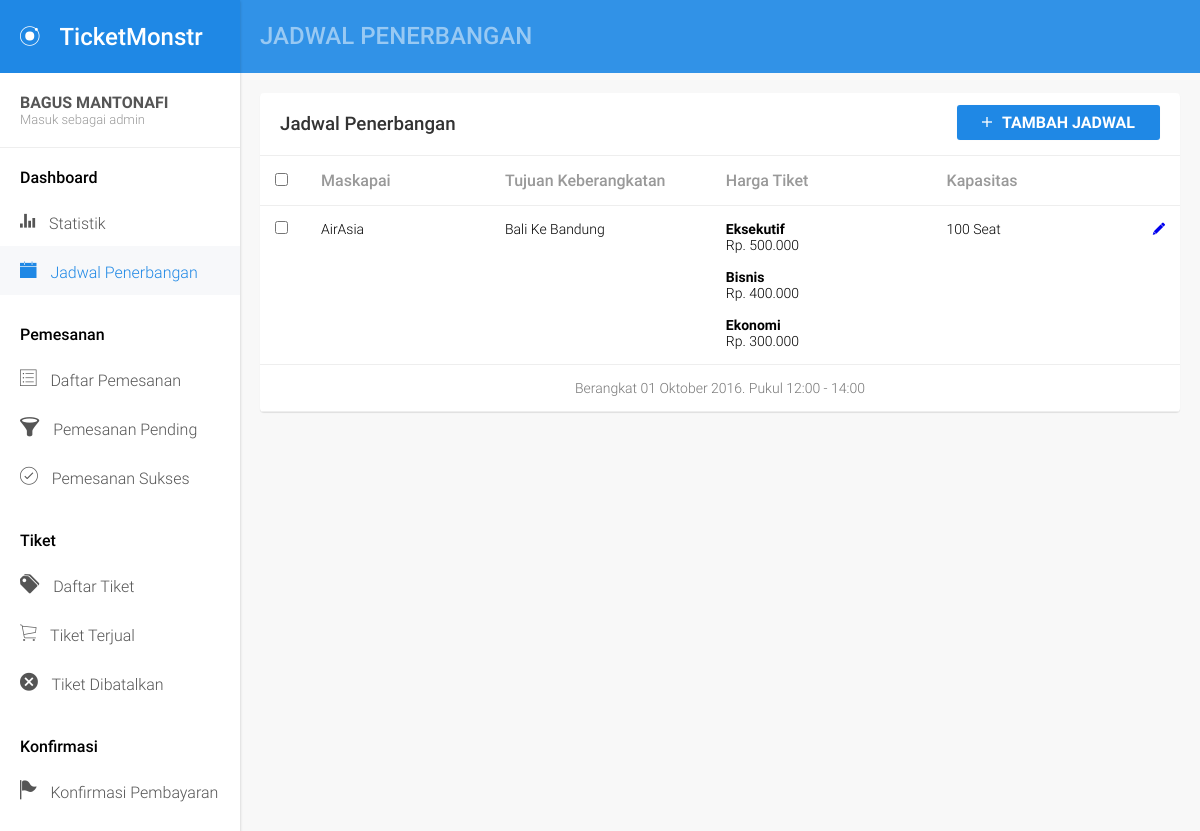
Page /admin/index.php?page=jadwal-penerbangan on the committed database.
### tables this page shows
CREATE TABLE `tbpesawat` (
  `KodePesawat` int(11) NOT NULL AUTO_INCREMENT,
  `TipePesawat` varchar(30) DEFAULT NULL,
  `HargaEksekutif` decimal(10,0) NOT NULL,
  `HargaBisnis` decimal(10,0) NOT NULL,
  `HargaEkonomi` decimal(10,0) NOT NULL,
  `Kapasitas` int(3) DEFAULT NULL,
  `RutePesawat` varchar(255) DEFAULT NULL,
  `PotonganBatal` double(10,0) DEFAULT NULL,
  `JumlahTiket` int(11) DEFAULT NULL,
  `SisaTiket` varchar(255) DEFAULT NULL,
  `Keterangan` varchar(255) DEFAULT NULL,
  PRIMARY KEY (`KodePesawat`)
);

CREATE TABLE `tbmaskapai` (
  `KodeMaskapai` varchar(3) NOT NULL COMMENT 'Kode Penerbangan Maskapai IATA',
  `NamaMaskapai` varchar(20) NOT NULL,
  PRIMARY KEY (`KodeMaskapai`)
);

### admin/partials/head.php (shortened to what this page needs)
<!DOCTYPE html>
<html lang="en">
<head>
    <link rel="stylesheet" href="../css/ionicons.min.css">
    <link rel="stylesheet" href="../css/style.css">
</head>
<body id="admin">

### admin/partials/nav.php
<?php
    $menus = array(
        "dashboard" => array(
            "statistik"=>array(
                "url"=>"?page=statistik",
                "title"=>"Statistik",
                "icon"=>"ion-stats-bars"
            ),
            "jadwal"=>array(
                "url"=>"?page=jadwal-penerbangan",
                "title"=>"Jadwal Penerbangan",
                "icon"=>"ion-ios-calendar"
            )
        ),
        "pemesanan" => array(
            "daftar-pemesanan" => array(
                "url"=>"?page=daftar-pemesanan",
                "title"=>"Daftar Pemesanan",
                "icon"=>"ion-ios-list-outline"
            ),
            "pemesanan-pending" => array(
                "url"=>"?page=pemesanan-pending",
                "title"=>"Pemesanan Pending",
                "icon"=>"ion-funnel"
            ),
            "pemesanan-sukses" => array(
                "url"=>"?page=pemesanan-sukses",
                "title"=>"Pemesanan Sukses",
                "icon"=>"ion-ios-checkmark-outline"
            )
        ),
        "tiket" => array(
            "daftar-tiket"=> array(
                'url' => '?page=daftar-tiket',
                'title' => 'Daftar Tiket',
                'icon' => 'ion-pricetags'
            ),
            "tiket-terjual" => array(
                "url"=>"?page=tiket-terjual",
                "title"=>"Tiket Terjual",
                "icon"=>"ion-ios-cart-outline"
            ),
            "tiket-dibatalkan" => array(
                "url"=>"?page=tiket-dibatalkan",
                "title"=>"Tiket Dibatalkan",
                "icon"=>"ion-android-cancel"
            )
        ),
        "konfirmasi" => array(
            "konfirmasi-pembayaran"=>array(
                "url"=>"?page=konfirmasi-pembayaran",
                "title"=>"Konfirmasi Pembayaran",
                "icon"=>"ion-flag"
            )
        )
    );
?>
<nav>
    <div class="header-bar">
        <h1><i class="ion-ionic"></i>TicketMonstr</h1>
    </div>
    <div class="user">
        <h3>Bagus Mantonafi</h3>
        <p>Masuk sebagai admin</p>
    </div>
    <div class="menu">
        <?php
            foreach ($menus as $submenutitle => $submenulink) {
            ?>
                <div class="sub-menu">
                    <h3><?php echo $submenutitle; ?></h3>
                    <ul>
                        <?php foreach ($submenulink as $link) {
                        ?>
                        <li <?php
                            if(isset($_GET['page'])){
                                setActivePage($_GET['page'], substr($link['url'], 6));
                            }
                            ?>
                        >
                            <a href="<?php echo $link['url']; ?>">
                                <i class="<?php echo $link['icon']; ?>"></i>
                                <?php echo $link['title']; ?>
                            </a>
                        </li>
                        <?php
                        } ?>
                    </ul>
                </div>
            <?php
            }
        ?>
    </div>
</nav>

### includes/functions.php (shortened to what this page needs)
<?php
function setActivePage($page, $val){
	if($page == $val){
	    echo 'class="active"';
	}
}

### admin/index.php
<?php include "partials/head.php";?>
<?php include "partials/nav.php";?>
<div class="content">
	<?php include "partials/header-bar.php";?>
	<div class="view">
		<?php
if (isset($_GET['page'])) {
    if ($_GET['page'] == "statistik") {
        include "views/statistik.php";
    } else if ($_GET['page'] == "jadwal-penerbangan") {
        include "views/jadwal-penerbangan.php";
    } else if ($_GET['page'] == "daftar-pemesanan") {
        include "views/daftar-pemesanan.php";
    } else if ($_GET['page'] == "pemesanan-pending") {
        include "views/pemesanan-pending.php";
    } else if ($_GET['page'] == "pemesanan-sukses") {
        include "views/pemesanan-sukses.php";
    } else if ($_GET['page'] == "tiket-terjual") {
        include "views/tiket-terjual.php";
    } else if ($_GET['page'] == "tiket-dibatalkan") {
        include "views/tiket-dibatalkan.php";
    } else if ($_GET['page'] == "konfirmasi-pembayaran") {
        include "views/konfirmasi-pembayaran.php";
    }
} else {
    header("Location:?page=statistik");
}
?>
	</div>
</div>
<?php include 'partials/footer.php';?>

### admin/partials/header-bar.php
<header>
    <div class="title">
    	<?php if(isset($_GET['page'])){
				if($_GET['page'] == 'statistik'){
					echo "<h2>STATISTIK</h2>";
				} else if($_GET['page'] == 'jadwal-penerbangan'){
					echo "<h2>JADWAL PENERBANGAN</h2>";
				} else if($_GET['page'] == 'daftar-pemesanan'){
					echo "<h2>DAFTAR PEMESANAN</h2>";
				} else if($_GET['page'] == 'pemesanan-pending'){
					echo "<h2>PEMESANAN PENDING</h2>";
				} else if($_GET['page'] == 'pemesanan-sukses'){
					echo "<h2>PEMESANAN SUKSES</h2>";
				} else if($_GET['page'] == 'tiket-terjual'){
					echo "<h2>TIKET TERJUAL</h2>";
				} else if($_GET['page'] == 'tiket-dibatalkan'){
					echo "<h2>TIKET DIBATALKAN</h2>";
				} else if($_GET['page'] == 'konfirmasi-pembayaran'){
					echo "<h2>KONFIRMASI PEMBAYARAN</h2>";
				} else {
					echo "<h2>DASHBOARD</h2>";
				}
    	} else {
    		echo "<h2>DASHBOARD</h2>";
    	} ?>
    </div>
</header>

### admin/views/jadwal-penerbangan.php (shortened to what this page needs)
<div id="tbjadwal" class="data-table">
    <div class="card">
        <form action="proses/hapus-jadwal.php" method="POST">
        <div class="row bar">
            <div class="title">
                <h3>Jadwal Penerbangan</h3></div>
            <div class="action"><a id="open-form"><i class="ion-android-add"></i>Tambah Jadwal</a></div>
        </div>
        <div class="row header">
            <div class="check data">
                <input type="checkbox">
            </div>
            <div class="maskapai data">Maskapai</div>
            <div class="tujuan-keberangkatan data">Tujuan Keberangkatan</div>
            <div class="harga-tiket data">Harga Tiket</div>
            <div class="kapasitas data">Kapasitas</div>
            <div class="edit data"></div>
        </div>
        <?php
$query = mysql_query("SELECT * FROM tbpesawat ORDER BY KodePesawat DESC");
if (mysql_num_rows($query) > 0) {
    while ($data = mysql_fetch_array($query)) {
        ?>
        <div class="row item">
            <div class="check data">
                <input type="checkbox" name="itemCheck[]" value="<?php echo $data['KodePesawat']; ?>">
            </div>
            <div class="maskapai data"><?php
        $tipe = $data['TipePesawat'];
        $qtipe = mysql_query("SELECT * FROM tbmaskapai WHERE KodeMaskapai='$tipe'");
        $dtipe = mysql_fetch_array($qtipe);
        echo $dtipe['NamaMaskapai']
        ;?></div>
            <div class="tujuan-keberangkatan data"><?php echo $data['RutePesawat']; ?></div>
            <div class="harga-tiket data"><b>Eksekutif</b> <br> Rp. <?php echo number_format($data['HargaEksekutif'], 0, ".", "."); ?><br><br><b>Bisnis</b> <br> Rp. <?php echo number_format($data['HargaBisnis'], 0, ".", "."); ?><br><br>
            <b>Ekonomi</b> <br> Rp. <?php echo number_format($data['HargaEkonomi'], 0, ".", "."); ?><br>
            </div>
            <div class="kapasitas data"><?php echo $data['Kapasitas']; ?> Seat</div>
            <div class="edit data">
                <a href="#" title="Perbaiki item ini"><i class="ion-edit"></i></a>
            </div>
            <div class="data divider">
                <?php
$id = $data['KodePesawat'];
        $sql = mysql_query("SELECT DISTINCT TglBerangkat, JamBerangkat, JamTiba FROM tbtiket WHERE KodePesawat='$id' LIMIT 1");
        while ($infotiket = mysql_fetch_array($sql)) {
            $tgl_berangkat = $infotiket['TglBerangkat'];
            $jam_tiba = $infotiket['JamTiba'];
            $jam_berangkat = $infotiket['JamBerangkat'];
        }
        $strtgl = strtotime($tgl_berangkat);
        $d = date('d', $strtgl);
        $m = date('m', $strtgl);
        $y = date('Y', $strtgl);
        if ($m == 1) {
            $mstr = "Januari";
        } else if ($m == 2) {
            $mstr = "Februari";
        } else if ($m == 3) {
            $mstr = "Maret";
        } else if ($m == 4) {
            $mstr = "April";
        } else if ($m == 5) {
            $mstr = "Mei";
        } else if ($m == 6) {
            $mstr = "Juni";
        } else if ($m == 7) {
            $mstr = "Juli";
        } else if ($m == 8) {
            $mstr = "Agustus";
        } else if ($m == 9) {
            $mstr = "September";
        } else if ($m == 10) {
            $mstr = "Oktober";
        } else if ($m == 11) {
            $mstr = "November";
        } else if ($m == 12) {
            $mstr = "Desember";
        }
        ?>
                <p>Berangkat <?php echo $d . " " . $mstr . " " . $y; ?>. Pukul <?php echo $jam_berangkat . " - " . $jam_tiba; ?></p>
            </div>
        </div>
        <?php
    }
}
?>
    </form>
    </div>
</div>

### admin/partials/footer.php (shortened to what this page needs)
</body>
</html>

### css/style.css (style rules this page uses)
* { margin: 0; padding: 0; box-sizing: border-box; font-family: "Segoe UI", sans-serif; }
body { background: #f8f8f8; }
* { font-family: "lato", sans-serif; }
#admin * { font-family: "roboto", sans-serif; }
#admin nav { float: left; width: 20%; height: 100vh; background: #fff; box-shadow: 0 1px 3px rgba(0, 0, 0, 0.2); position: fixed; }
#admin nav div.header-bar { height: 73px; background: #1f88e5; padding-left: 20px; }
#admin nav div.header-bar h1 { font-weight: lighter; line-height: 74px; color: #fff; font-weight: 500; }
#admin nav div.header-bar h1 i { margin-right: 20px; }
#admin nav div.user { padding: 20px 20px; border-bottom: 1px solid #eee; }
#admin nav div.user h3 { text-transform: uppercase; color: #555; font-size: 16px; font-weight: 900; }
#admin nav div.user p { color: #999; font-weight: 300; font-size: 13px; }
#admin nav div.menu { overflow-y: scroll; height: 77vh; }
#admin nav div.menu div.sub-menu { padding: 10px 0px; }
#admin nav div.menu div.sub-menu h3 { text-transform: capitalize; font-size: 16px; font-family: "roboto", sans-serif; font-weight: 400; padding: 10px 20px; }
#admin nav div.menu div.sub-menu ul li.active a { color: #1f88e5; background: #f7f8fa; }
#admin nav div.menu div.sub-menu ul li a { display: block; text-decoration: none; color: #555; font-size: 16px; padding: 12px; padding-left: 20px; font-weight: 300; }
#admin nav div.menu div.sub-menu ul li a i { margin-right: 10px; font-size: 22px; }
#admin div.content { float: left; width: 80%; margin-left: 20%; }
#admin div.content header { background: #3192e7; color: #fff; width: 100%; height: 73px; }
#admin div.content header div.title { width: 40%; }
#admin div.content header div.title h2 { font-weight: 400; opacity: 0.5; line-height: 73px; padding-left: 20px; }
#admin div.content div.view { padding: 10px 20px; }
#admin div.content div.view .data-table { width: 100%; margin: 10px auto; }
#admin div.content div.view .data-table#tbjadwal .data.check { width: 5%; }
#admin div.content div.view .data-table#tbjadwal .data.maskapai { width: 20%; }
#admin div.content div.view .data-table#tbjadwal .data.tujuan-keberangkatan { width: 24%; }
#admin div.content div.view .data-table#tbjadwal .data.harga-tiket { width: 24%; }
#admin div.content div.view .data-table#tbjadwal .data.kapasitas { width: 10%; }
#admin div.content div.view .data-table .card { background-color: #fff; width: 100%; box-shadow: 0 1px 1px 0 rgba(0, 0, 0, 0.1); padding: 0 0px; border-radius: 4px; }
#admin div.content div.view .data-table .card .row { border-bottom: 1px solid #eee; }
#admin div.content div.view .data-table .card .row::after { clear: both; content: ""; display: block; }
#admin div.content div.view .data-table .card .row .data.divider { width: 100%; text-align: center; border-top: 1px solid #eee; }
#admin div.content div.view .data-table .card .row .data.divider p { color: #777; font-weight: 300; }
#admin div.content div.view .data-table .card .row.bar { padding: 20px 20px; }
#admin div.content div.view .data-table .card .row.bar .title { float: left; }
#admin div.content div.view .data-table .card .row.bar .title h3 { font-weight: 400; color: #333; }
#admin div.content div.view .data-table .card .row.bar .action { float: right; }
#admin div.content div.view .data-table .card .row.bar .action a { font-size: 16px; background-color: #1f88e5; color: #fff; text-decoration: none; padding: 8px 25px; border-radius: 3px; box-shadow: 0 0 1px 0 rgba(0, 0, 0, 0.1); text-transform: uppercase; font-weight: 600; }
#admin div.content div.view .data-table .card .row.bar .action a i { margin-right: 10px; }
#admin div.content div.view .data-table .card .row.header .data { font-weight: 400; color: #999; font-size: 16px; }
#admin div.content div.view .data-table .card .row .data { float: left; padding: 15px; font-weight: 300; color: #000; font-size: 14px; }
#admin div.content div.view .data-table .card .row .data.edit { float: right; }

### rows in the picture
tbpesawat: tbmaskapai.NamaMaskapai "AirAsia", RutePesawat "Bali Ke Bandung", HargaEksekutif "500.000", HargaBisnis "400.000", HargaEkonomi "300.000", Kapasitas "100", d "01", mstr "Oktober", y "2016", jam_berangkat "12:00", jam_tiba "14:00"

### other values in the picture
$submenutitle "Dashboard"
$link['title'] "Statistik"
$link['title'] "Jadwal Penerbangan"
$submenutitle "Pemesanan"
$link['title'] "Daftar Pemesanan"
$link['title'] "Pemesanan Pending"
$link['title'] "Pemesanan Sukses"
$submenutitle "Tiket"
$link['title'] "Daftar Tiket"
$link['title'] "Tiket Terjual"
$link['title'] "Tiket Dibatalkan"
$submenutitle "Konfirmasi"
$link['title'] "Konfirmasi Pembayaran"
